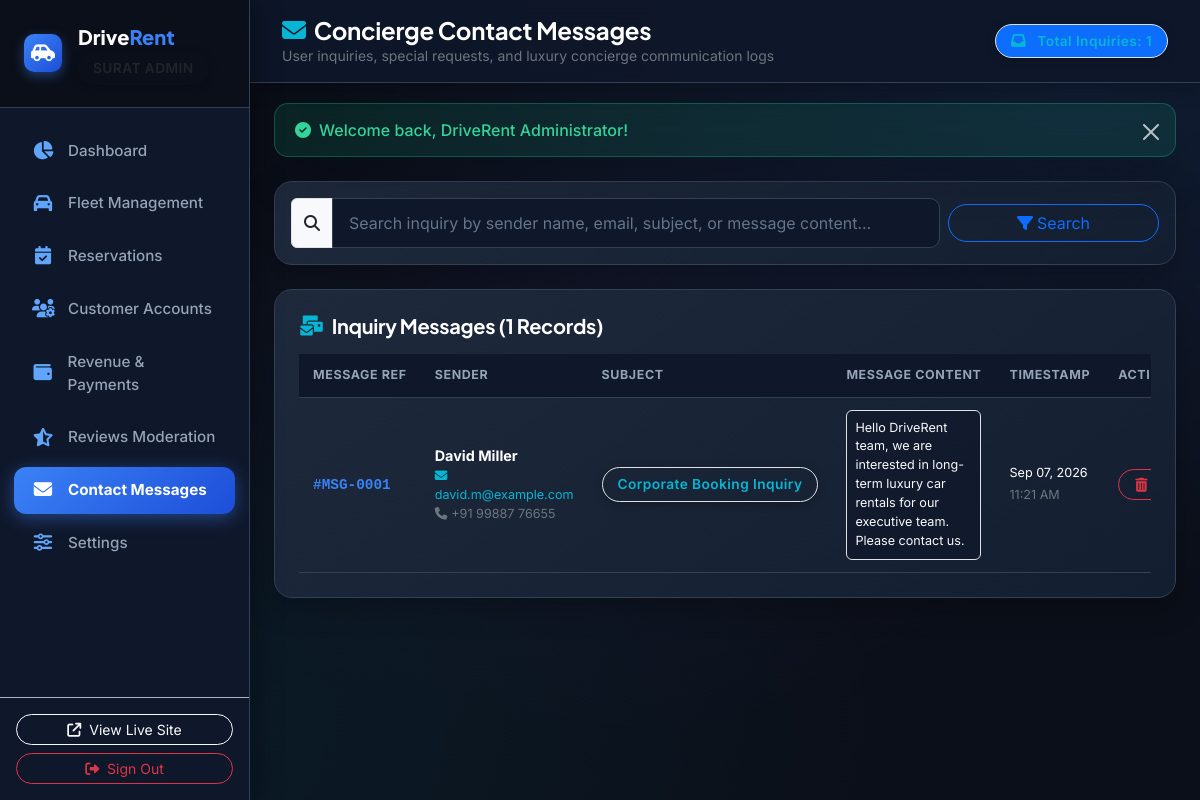
Page /admin/messages.php (signed in) on the committed database.
### tables this page shows
CREATE TABLE `contacts` (
  `id` INT AUTO_INCREMENT PRIMARY KEY,
  `name` VARCHAR(100) NOT NULL,
  `email` VARCHAR(100) NOT NULL,
  `phone` VARCHAR(20) NOT NULL,
  `subject` VARCHAR(150) NOT NULL,
  `message` TEXT NOT NULL,
  `created_at` DATETIME DEFAULT CURRENT_TIMESTAMP
);

### admin/messages.php (the view, shortened to what this page needs)
<?php
include 'includes/header.php';
include 'includes/sidebar.php';
$search = isset($_GET['search']) ? sanitize($_GET['search']) : '';
$query = "SELECT * FROM contacts WHERE 1=1";
$params = [];
$query .= " ORDER BY id DESC";
try {
    $stmt = $pdo->prepare($query);
    $stmt->execute($params);
    $messages = $stmt->fetchAll();
    $total_msgs = $pdo->query("SELECT COUNT(*) FROM contacts")->fetchColumn();
} catch (PDOException $e) {
    $messages = [];
    $total_msgs = 0;
}
?>
<div class="admin-main-wrapper">
    <header class="admin-header d-flex align-items-center justify-content-between flex-wrap gap-3">
        <div class="d-flex align-items-center gap-3">
            <div>
                <h4 class="fw-bold mb-0 text-white d-flex align-items-center gap-2">
                    <i class="fas fa-envelope text-cyan"></i>
                    <span>Concierge Contact Messages</span>
                </h4>
                <span class="text-secondary small d-none d-sm-block">User inquiries, special requests, and luxury concierge communication logs</span>
            </div>
        </div>
        <span class="badge bg-primary bg-opacity-20 text-cyan border border-cyan px-3 py-2 rounded-pill fw-bold">
            <i class="fas fa-inbox me-1"></i> Total Inquiries: <?php echo $total_msgs; ?>
        </span>
    </header>
    <div class="admin-container">
        <div class="admin-table-card p-3 mb-4">
            <form action="<?php echo base_url('admin/messages.php'); ?>" method="GET" class="row g-2 align-items-center">
                <div class="col-md-9">
                    <div class="input-group">
                        <span class="input-group-text"><i class="fas fa-search"></i></span>
                        <input type="text" name="search" class="form-control" placeholder="Search inquiry by sender name, email, subject, or message content..." value="<?php echo htmlspecialchars($search); ?>">
                    </div>
                </div>
                <div class="col-md-3 d-flex gap-2">
                    <button type="submit" class="btn btn-outline-primary w-100 rounded-pill"><i class="fas fa-filter me-1"></i>Search</button>
                </div>
            </form>
        </div>
        <div class="admin-table-card p-4">
            <div class="d-flex align-items-center justify-content-between mb-3">
                <h5 class="fw-bold mb-0 text-white d-flex align-items-center gap-2">
                    <i class="fas fa-envelopes-bulk text-cyan"></i>
                    <span>Inquiry Messages (<?php echo count($messages); ?> Records)</span>
                </h5>
            </div>
            <div class="table-responsive">
                <table class="table table-dark-custom align-middle">
                    <thead>
                        <tr>
                            <th>Message Ref</th>
                            <th>Sender</th>
                            <th>Subject</th>
                            <th>Message Content</th>
                            <th>Timestamp</th>
                            <th>Action</th>
                        </tr>
                    </thead>
                    <tbody>
                        <?php if (empty($messages)): ?>
                            <tr>
                                <td colspan="6" class="text-center py-5 text-secondary">
                                    <i class="fas fa-envelope-open fa-3x mb-3 opacity-30"></i>
                                    <div>No concierge contact inquiries recorded.</div>
                                </td>
                            </tr>
                        <?php else: ?>
                            <?php foreach ($messages as $m): ?>
                                <tr>
                                    <td>
                                        <span class="fw-bold text-accent font-monospace">#MSG-<?php echo str_pad($m['id'], 4, '0', STR_PAD_LEFT); ?></span>
                                    </td>
                                    <td>
                                        <strong class="text-white d-block"><?php echo htmlspecialchars($m['name']); ?></strong>
                                        <div class="small mt-0.5">
                                            <a href="mailto:<?php echo htmlspecialchars($m['email']); ?>" class="text-cyan text-decoration-none d-block">
                                                <i class="fas fa-envelope me-1 text-slate-400"></i><?php echo htmlspecialchars($m['email']); ?>
                                            </a>
                                            <a href="tel:<?php echo htmlspecialchars($m['phone']); ?>" class="text-secondary text-decoration-none">
                                                <i class="fas fa-phone me-1 text-slate-400"></i><?php echo htmlspecialchars($m['phone']); ?>
                                            </a>
                                        </div>
                                    </td>
                                    <td>
                                        <span class="badge rounded-pill bg-slate-800 text-cyan border border-slate-700 px-3 py-1.5" style="font-size: 0.78rem;">
                                            <?php echo htmlspecialchars($m['subject']); ?>
                                        </span>
                                    </td>
                                    <td style="max-width: 380px;">
                                        <div class="text-slate-200 small p-2 rounded-2 border border-slate-800" style="background: rgba(15, 23, 42, 0.6); line-height: 1.5;">
                                            <?php echo nl2br(htmlspecialchars($m['message'])); ?>
                                        </div>
                                    </td>
                                    <td>
                                        <div class="text-white small"><?php echo date('M d, Y', strtotime($m['created_at'])); ?></div>
                                        <small class="text-secondary"><?php echo date('h:i A', strtotime($m['created_at'])); ?></small>
                                    </td>
                                    <td>
                                        <a href="<?php echo base_url('admin/messages.php?delete_id=' . $m['id']); ?>" class="btn btn-outline-danger btn-sm rounded-pill px-3 py-1 btn-confirm-delete" data-confirm="Delete this customer inquiry?">
                                            <i class="fas fa-trash-can me-1"></i>Delete
                                        </a>
                                    </td>
                                </tr>
                            <?php endforeach; ?>
                        <?php endif; ?>
                    </tbody>
                </table>
            </div>
        </div>
    </div>
</div>
<?php include 'includes/footer.php'; ?>

### assets/css/admin.css (style rules this page uses)
:root { --admin-sidebar-width: 250px; --admin-bg: #0B0F19; --admin-card-bg: #1E293B; --admin-card-header-bg: #0F172A; --admin-border: #334155; --admin-border-subtle: #1E293B; --admin-text-main: #F8FAFC; --admin-text-muted: #94A3B8; --admin-text-dim: #64748B; --admin-accent: #3B82F6; --admin-blue-glow: rgba(59, 130, 246, 0.25); --admin-cyan: #06B6D4; --admin-emerald: #10B981; --admin-amber: #F59E0B; --admin-purple: #8B5CF6; --admin-rose: #F43F5E; }
body.admin-body { background-color: var(--admin-bg); background-image: radial-gradient(at 90% 10%, rgba(59, 130, 246, 0.12) 0px, transparent 50%), radial-gradient(at 10% 90%, rgba(6, 182, 212, 0.08) 0px, transparent 50%), radial-gradient(at 50% 50%, rgba(139, 92, 246, 0.05) 0px, transparent 60%); background-attachment: fixed; color: var(--admin-text-main); font-family: 'Inter', -apple-system, BlinkMacSystemFont, sans-serif; min-height: 100vh; }
h1, h2, h3, h4, h5, h6, .admin-heading { font-family: 'Plus Jakarta Sans', 'Outfit', sans-serif; color: var(--admin-text-main) !important; letter-spacing: -0.3px; }
.admin-main-wrapper { margin-left: var(--admin-sidebar-width); min-height: 100vh; display: flex; flex-direction: column; transition: margin-left 0.3s ease; }
.admin-header { background-color: rgba(15, 23, 42, 0.92); backdrop-filter: blur(16px); -webkit-backdrop-filter: blur(16px); border-bottom: 1px solid var(--admin-border); padding: 16px 32px; position: sticky; top: 0; z-index: 1030; box-shadow: 0 4px 20px rgba(0, 0, 0, 0.25); }
.admin-header h4 { color: #FFFFFF !important; }
.admin-container { padding: 20px 24px; flex-grow: 1; }
.admin-table-card, .admin-card { background: linear-gradient(145deg, #1E293B 0%, #131E30 100%); border: 1px solid var(--admin-border); border-radius: 18px; overflow: hidden; box-shadow: 0 10px 30px rgba(0, 0, 0, 0.25); color: var(--admin-text-main); }
.table-responsive { overflow-x: auto; -webkit-overflow-scrolling: touch; }
.table-dark-custom { color: var(--admin-text-main); margin: 0; width: 100%; }
.table-dark-custom th { background-color: #0F172A !important; color: #94A3B8 !important; font-weight: 700; font-size: 0.78rem; text-transform: uppercase; letter-spacing: 0.6px; padding: 12px 14px; border-bottom: 1px solid var(--admin-border) !important; white-space: nowrap; }
.table-dark-custom td { padding: 12px 14px; vertical-align: middle; border-bottom: 1px solid #334155 !important; background-color: transparent !important; font-size: 0.9rem; color: #F8FAFC !important; }
.table-dark-custom td:last-child, .table-dark-custom th:last-child { white-space: nowrap; }
.admin-body .form-control, .admin-body .form-select { background-color: #0F172A !important; border: 1px solid var(--admin-border) !important; color: #FFFFFF !important; border-radius: 10px; padding: 12px 16px; }
.admin-body .form-control::placeholder { color: #64748B !important; }
.admin-body .badge, .badge-status { padding: 7px 15px !important; border-radius: 50px !important; font-size: 0.86rem !important; font-weight: 600 !important; letter-spacing: 0.4px !important; display: inline-flex !important; align-items: center !important; justify-content: center !important; gap: 7px !important; line-height: 1.35 !important; white-space: nowrap !important; box-shadow: 0 2px 8px rgba(0, 0, 0, 0.25) !important; transition: all 0.2s ease !important; }
.admin-body .badge i, .badge-status i { font-size: 0.92rem !important; }
.text-accent { color: var(--admin-accent) !important; }
.text-cyan { color: var(--admin-cyan) !important; }

### rows in the picture
contacts: id "0001", name "David Miller", email "david.m@example.com", phone "+91 99887 76655", subject "Corporate Booking Inquiry", message "Hello DriveRent team, we are interested in long-term luxury car rentals for our executive team. Please contact us.", created_at "Sep 07, 2026", created_at "11:21 AM"

### other values in the picture
$total_msgs "1"
$msg['text'] "Welcome back, DriveRent Administrator!"
count($messages) "1"
